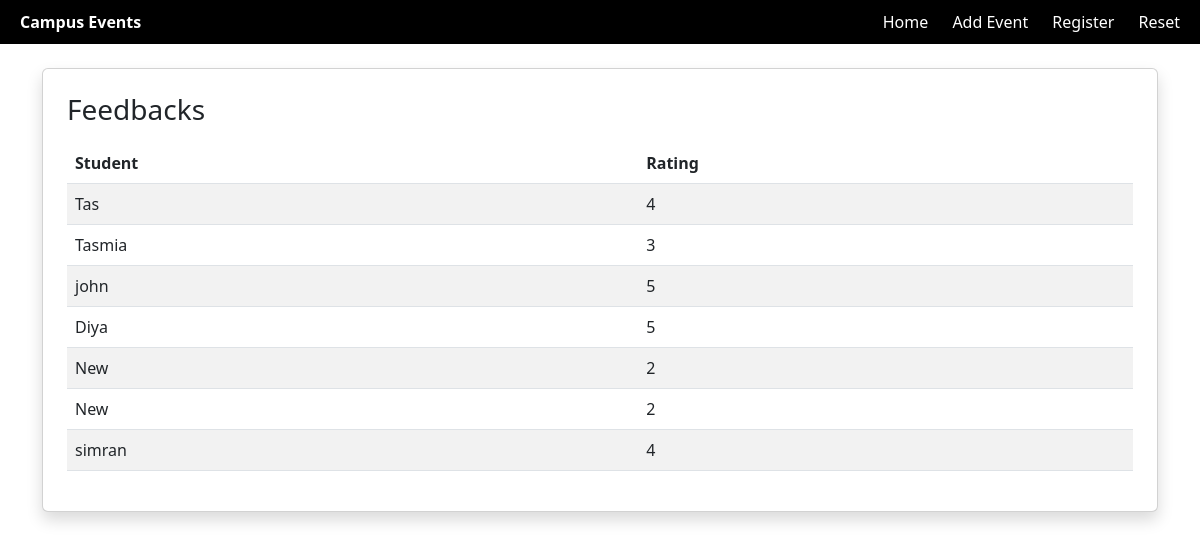
/view_feedback/1, run on the app's committed database.
### tables this page shows
CREATE TABLE Feedback (
                        feedback_id INTEGER PRIMARY KEY AUTOINCREMENT,
                        student_id INTEGER,
                        event_id INTEGER,
                        rating INTEGER CHECK(rating BETWEEN 1 AND 5),
                        FOREIGN KEY (student_id) REFERENCES Students(student_id),
                        FOREIGN KEY (event_id) REFERENCES Events(event_id)
                    );

CREATE TABLE Students (
                        student_id INTEGER PRIMARY KEY AUTOINCREMENT,
                        name TEXT NOT NULL,
                        college_id INTEGER,
                        FOREIGN KEY (college_id) REFERENCES Colleges(college_id)
                    );

### app.py (the view)
@app.route("/view_feedback/<int:event_id>")
def view_feedback(event_id):
    conn = sqlite3.connect(DATABASE)
    cursor = conn.cursor()
    cursor.execute("""
        SELECT Students.name, Feedback.rating
        FROM Feedback
        JOIN Students ON Feedback.student_id = Students.student_id
        WHERE Feedback.event_id = ?
    """, (event_id,))
    feedbacks = cursor.fetchall()
    conn.close()
    return render_template("view_feedback.html", feedbacks=feedbacks)

### templates/view_feedback.html (shortened to what this page needs)
{% extends "base.html" %}
{% block content %}
<div class="card shadow p-4">
  <h3 class="mb-3">Feedbacks</h3>
  {% if feedbacks %}
  <table class="table table-striped">
    <thead>
      <tr>
        <th>Student</th>
        <th>Rating</th>
      </tr>
    </thead>
    <tbody>
      {% for fb in feedbacks %}
      <tr>
        <td>{{ fb[0] }}</td>
        <td>{{ fb[1] }}</td>
      </tr>
      {% endfor %}
    </tbody>
  </table>
  {% else %}
    <p>No feedback available.</p>
  {% endif %}
</div>
{% endblock %}

### data on the page
Feedback: name "Tas", rating "4"
Feedback: name "Tasmia", rating "3"
Feedback: name "john", rating "5"
Feedback: name "Diya", rating "5"
Feedback: name "New", rating "2"
Feedback: name "New", rating "2"
Feedback: name "simran", rating "4"
